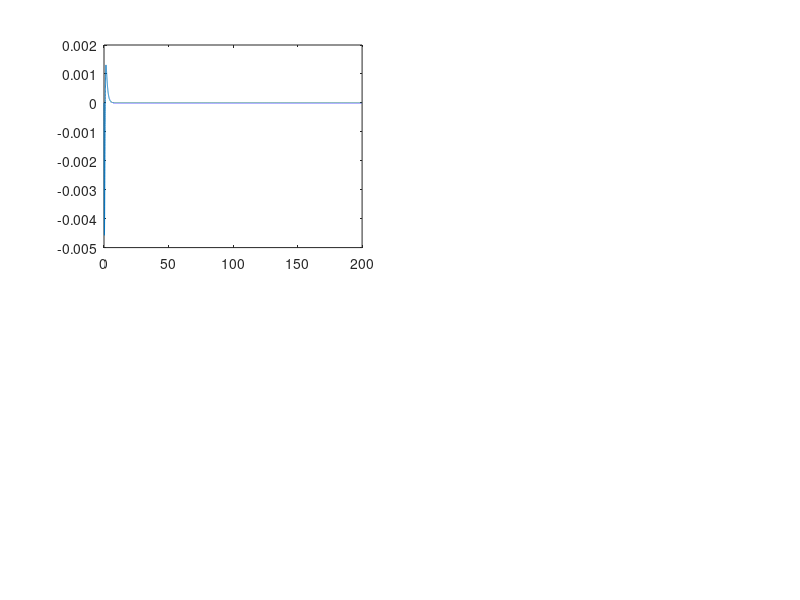

MATLAB code for this plot: (Note: this script raises an error after producing the figure.)
%% Ball and beam control
%% Guel Cortez 2024
ms = 0.1; % "Mass of ball"
rs = 0.015; %"Radius of the ball"
g = -9.8; % "Gravitational Acceleration"
L = 1.0; %"Beam length"
Ib=1e7; %"Beam Inertia, value"
Is = (2/5)*ms*rs^2; %"Sphere's moment of Inertia"
A=[[0,1,0,0];[0,0,-ms*g/(Ib+ms),0];[0,0,0,1];[-5*g/7,0,0,0]];
B=[0,1/(Ib+ms),0,0]';
C=[[1,0,0,0],[0,0,1,0]];

dt=0.01;
tf=200;
t=0:dt:tf;
n_states=4;
x=zeros(n_states,length(t));
tau=zeros(1,length(t));
tau_e=ms*g;
dx=zeros(n_states,length(t));
u=zeros(1,length(t));
%p=[-7,-6,-10,-15]
%K_feedback=place(A,B,p);
K_feedback=[9.7000e+08,1.7000e+08,1.8000e+08,2.9571e+08];
dx(:,1)=[0,0,0.03,0]';
x(:,1)=[0,0,1.3,0]';
for k=2:length(t)
    x(1,k)=x(1,k-1)+dt*x(2,k-1);
    x(2,k)=x(2,k-1)+dt*(-2*ms*x(3,k-1)*x(2,k-1)*x(4,k-1)...
        -ms*g*x(3,k-1)*cos(x(1,k-1))+tau(k-1))/(Ib+ms*x(3,k-1)^2);
    x(3,k)=x(3,k-1)+dt*x(4,k-1);
    x(4,k)=x(4,k-1)+dt*(5*x(3,k-1)*x(2,k-1)^2-5*g*sin(x(1,k-1)))/7;
    dx(:,k)=dx(:,k-1)+dt*A*dx(:,k-1)+dt*B*(-K_feedback*dx(:,k-1));
    u(k)=-K_feedback(1)*x(1,k)...
        -K_feedback(2)*x(2,k)...
        -K_feedback(3)*(x(3,k)-1) ...
        -K_feedback(4)*x(4,k);
    tau(k)=(tau_e+u(k));
end
figure
subplot(2,2,1)
plot(t,dx(1,:))
xlabel("$t$",Interpreter="latex");
ylabel("$\theta$",Interpreter="latex");
subplot(2,2,2)
plot(t,dx(2,:))
xlabel("$t$",Interpreter="latex");
ylabel("$\dot{\theta}$",Interpreter="latex");
subplot(2,2,3)
plot(t,dx(3,:))
xlabel("$t$",Interpreter="latex");
ylabel("$r$",Interpreter="latex");
subplot(2,2,4)
plot(t,dx(4,:))
xlabel("$t$",Interpreter="latex");
ylabel("$\dot{r}$",Interpreter="latex");


figure
subplot(2,2,1)
plot(t,x(1,:))
xlabel("$t$",Interpreter="latex");
ylabel("$\theta$",Interpreter="latex");
subplot(2,2,2)
plot(t,x(2,:))
xlabel("$t$",Interpreter="latex");
ylabel("$\dot{\theta}$",Interpreter="latex");
subplot(2,2,3)
plot(t,x(3,:))
xlabel("$t$",Interpreter="latex");
ylabel("$r$",Interpreter="latex");
subplot(2,2,4)
plot(t,x(4,:))
xlabel("$t$",Interpreter="latex");
ylabel("$\dot{r}$",Interpreter="latex");
